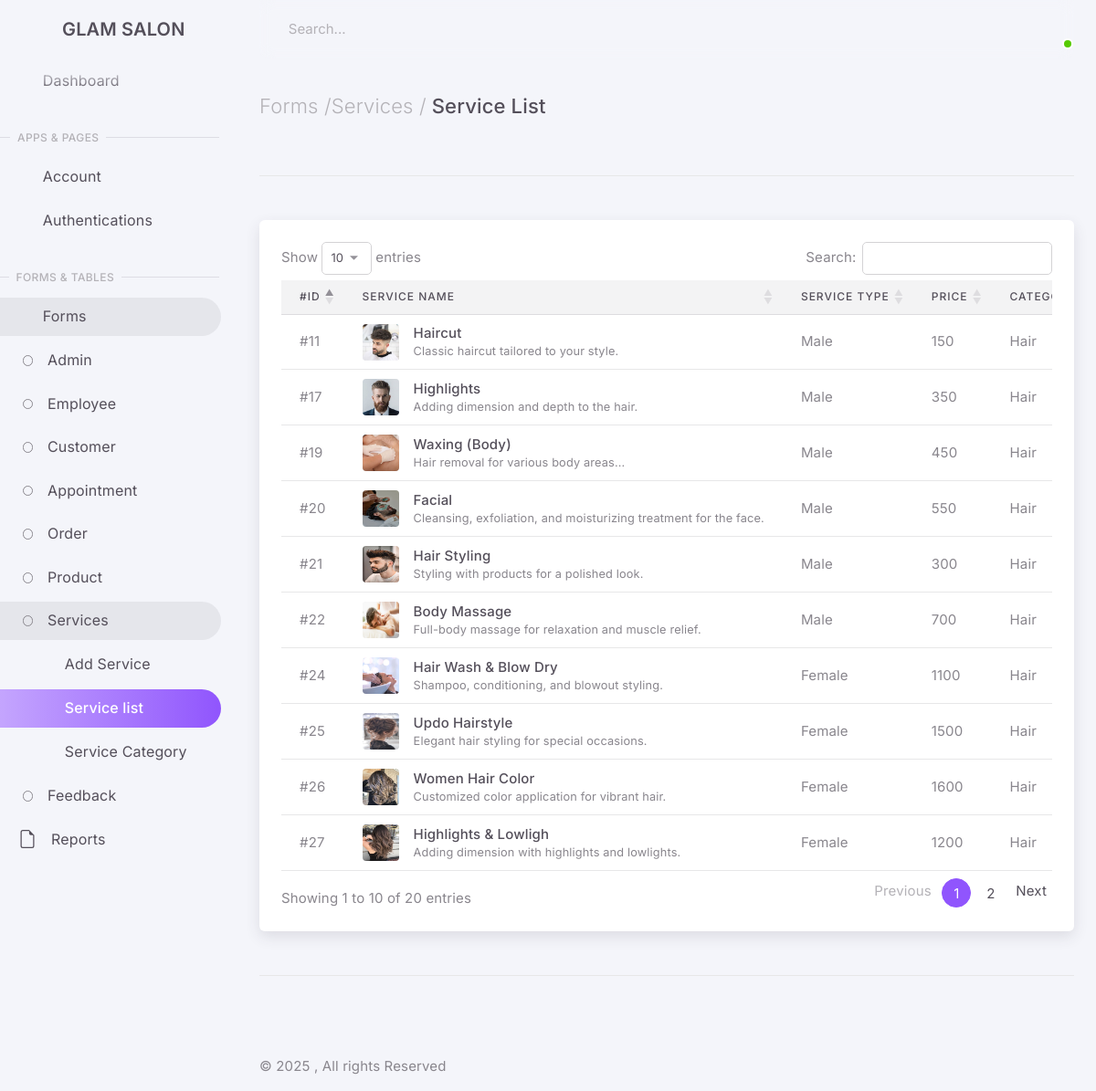
/admin_panel/html/service_list.php, run on the app's committed database.
### tables this page shows
CREATE TABLE `tbl_service` (
  `service_id` int(10) NOT NULL,
  `service_name` varchar(20) NOT NULL,
  `description` varchar(100) NOT NULL,
  `service_charge` int(10) NOT NULL,
  `service_type` varchar(20) NOT NULL,
  `service_img` varchar(100) NOT NULL,
  `category_id` int(10) NOT NULL
);

CREATE TABLE `tbl_service_category` (
  `category_id` int(10) NOT NULL,
  `category_name` varchar(20) NOT NULL
);

### admin_panel/html/service_list.php (the view, shortened to what this page needs)
<?php
$connection = mysqli_connect("localhost", "root", "", "projectdb");
if (isset($_GET['did'])) {
    $query2 = mysqli_query($connection, "select * from tbl_service where service_id={$_GET['did']}");
    $fetch = mysqli_fetch_array($query2);
    $img_path = $fetch['service_img'];
    unlink($img_path);
    mysqli_query($connection, "delete from tbl_service where service_id='$_GET[did]'");
} else {
    mysqli_error($connection);
}
$query = mysqli_query($connection, "SELECT * FROM tbl_service JOIN tbl_service_category ON tbl_service.category_id=tbl_service_category.category_id");
?>
<!DOCTYPE html>
<html lang="en" class="light-style layout-menu-fixed layout-compact" dir="ltr" data-theme="theme-default" data-assets-path="../assets/" data-template="vertical-menu-template-free">
<head>
    <link rel="stylesheet" href="https://cdnjs.cloudflare.com/ajax/libs/twitter-bootstrap/5.3.0/css/bootstrap.min.css" />
    <link rel="stylesheet" href="https://cdn.datatables.net/1.13.7/css/dataTables.bootstrap5.min.css" />
    <link rel="stylesheet" href="../assets/vendor/fonts/materialdesignicons.css" />
    <link rel="stylesheet" href="../assets/vendor/libs/node-waves/node-waves.css" />
    <link rel="stylesheet" href="../assets/vendor/css/core.css" class="template-customizer-core-css" />
    <link rel="stylesheet" href="../assets/vendor/css/theme-default.css" class="template-customizer-theme-css" />
    <link rel="stylesheet" href="../assets/css/demo.css" />
    <link rel="stylesheet" href="../assets/vendor/libs/perfect-scrollbar/perfect-scrollbar.css" />
</head>
<body>
    <div class="layout-wrapper layout-content-navbar">
        <div class="layout-container">
            <?php
            include "sidebar.php";
            ?>
            <div class="layout-page">
                <?php
                include "navbar.php";
                ?>
                <div class="content-wrapper">
                    <div class="container-xxl flex-grow-1 container-p-y">
                        <h4 class="py-3 mb-4"><span class="text-muted fw-light">Forms /</span><span class="text-muted fw-light">Services /</span> Service List</h4>
                        <hr class="my-5" />
                        <div class="card">
                            <div class="table-responsive text-nowrap m-4">
                                <table class="table" id="myTable">
                                    <thead class="table-light">
                                        <tr>
                                            <th>#ID</th>
                                            <th>Service name</th>
                                            <th>Service type</th>
                                            <th>Price</th>
                                            <th>Category ID</th>
                                        </tr>
                                    </thead>
                                    <tbody class="table-border-bottom-1">
                                        <?php
                                        while ($col = mysqli_fetch_array($query)) {
                                            echo "<tr>
                                            <td>#$col[service_id]</td>
                                            <td class='sorting_1'>
                                                <div class='d-flex justify-content-start align-items-center product-name'>
                                                    <div class='avatar-wrapper me-3'>
                                                        <div class='avatar rounded-2 bg-label-secondary'><img src='{$col["service_img"]}' class='rounded-2'></div>
                                                    </div>
                                                    <div class='d-flex flex-column'><span class='text-nowrap text-heading fw-medium'>$col[service_name]</span><small class='text-truncate d-none d-sm-block'>{$col['description']}</small></div>
                                                </div>
                                            </td>
                                            <td>$col[service_type]</td>
                                            <td>$col[service_charge]</td>
                                            <td>$col[category_name]</td>
                                            <td>
                                                <div class='dropdown'>
                                                    <button type='button' class='btn p-0 dropdown-toggle hide-arrow' data-bs-toggle='dropdown'>
                                                        <i class='mdi mdi-dots-vertical'></i>
                                                    </button>
                                                    <div class='dropdown-menu'>
                                                        <a class='dropdown-item' href='update_services.php?uid={$col['service_id']}'><i class='mdi mdi-pencil-outline me-1'></i> Edit</a>
                                                        <a class='dropdown-item' href='service_list.php?did={$col['service_id']}'><i class='mdi mdi-trash-can-outline me-1'></i> Delete</a>
                                                    </div>
                                                </div>
                                            </td>
                                        </tr>";
                                        }
                                        ?>
                                    </tbody>
                                </table>
                            </div>
                        </div>
                        <hr class="my-5" />
                    </div>
                    <?php
                    include "footer.php";
                    ?>
                </div>
            </div>
        </div>
    </div>
</body>
</html>

### data on the page
tbl_service: service_id "11", service_img (picture), service_name "Haircut", description "Classic haircut tailored to your style.", service_type "Male", service_charge "150", tbl_service_category.category_name "Hair"
tbl_service: service_id "17", service_img (picture), service_name "Highlights", description "Adding dimension and depth to the hair.", service_type "Male", service_charge "350", tbl_service_category.category_name "Hair"
tbl_service: service_id "19", service_img (picture), service_name "Waxing (Body)", description "Hair removal for various body areas...", service_type "Male", service_charge "450", tbl_service_category.category_name "Hair"
tbl_service: service_id "20", service_img (picture), service_name "Facial", description "Cleansing, exfoliation, and moisturizing treatment for the face.", service_type "Male", service_charge "550", tbl_service_category.category_name "Hair"
tbl_service: service_id "21", service_img (picture), service_name "Hair Styling", description "Styling with products for a polished look.", service_type "Male", service_charge "300", tbl_service_category.category_name "Hair"
tbl_service: service_id "22", service_img (picture), service_name "Body Massage", description "Full-body massage for relaxation and muscle relief.", service_type "Male", service_charge "700", tbl_service_category.category_name "Hair"
tbl_service: service_id "24", service_img (picture), service_name "Hair Wash & Blow Dry", description "Shampoo, conditioning, and blowout styling.", service_type "Female", service_charge "1100", tbl_service_category.category_name "Hair"
tbl_service: service_id "25", service_img (picture), service_name "Updo Hairstyle", description "Elegant hair styling for special occasions.", service_type "Female", service_charge "1500", tbl_service_category.category_name "Hair"
tbl_service: service_id "26", service_img (picture), service_name "Women Hair Color", description "Customized color application for vibrant hair.", service_type "Female", service_charge "1600", tbl_service_category.category_name "Hair"
tbl_service: service_id "27", service_img (picture), service_name "Highlights & Lowligh", description "Adding dimension with highlights and lowlights.", service_type "Female", service_charge "1200", tbl_service_category.category_name "Hair"
